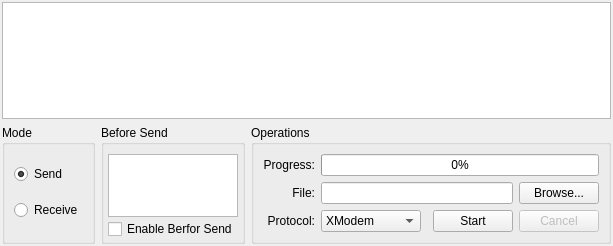
<?xml version="1.0" encoding="UTF-8"?>
<ui version="4.0">
 <class>FileTransferView</class>
 <widget class="QWidget" name="FileTransferView">
  <property name="geometry">
   <rect>
    <x>0</x>
    <y>0</y>
    <width>586</width>
    <height>246</height>
   </rect>
  </property>
  <property name="windowTitle">
   <string>Form</string>
  </property>
  <layout class="QVBoxLayout" name="verticalLayout_2">
   <property name="leftMargin">
    <number>2</number>
   </property>
   <property name="topMargin">
    <number>2</number>
   </property>
   <property name="rightMargin">
    <number>2</number>
   </property>
   <property name="bottomMargin">
    <number>2</number>
   </property>
   <item>
    <widget class="QTextEdit" name="textEdit">
     <property name="readOnly">
      <bool>true</bool>
     </property>
    </widget>
   </item>
   <item>
    <layout class="QHBoxLayout" name="horizontalLayout">
     <property name="spacing">
      <number>6</number>
     </property>
     <item>
      <widget class="QGroupBox" name="groupBox">
       <property name="sizePolicy">
        <sizepolicy hsizetype="Fixed" vsizetype="Preferred">
         <horstretch>0</horstretch>
         <verstretch>0</verstretch>
        </sizepolicy>
       </property>
       <property name="title">
        <string>Mode</string>
       </property>
       <layout class="QVBoxLayout" name="verticalLayout">
        <item>
         <widget class="QRadioButton" name="sendButton">
          <property name="text">
           <string>Send</string>
          </property>
          <property name="checked">
           <bool>true</bool>
          </property>
         </widget>
        </item>
        <item>
         <widget class="QRadioButton" name="receiveButton">
          <property name="text">
           <string>Receive</string>
          </property>
         </widget>
        </item>
       </layout>
      </widget>
     </item>
     <item>
      <widget class="QGroupBox" name="groupBox_2">
       <property name="title">
        <string>Before Send</string>
       </property>
       <layout class="QVBoxLayout" name="verticalLayout_3">
        <property name="spacing">
         <number>2</number>
        </property>
        <property name="leftMargin">
         <number>4</number>
        </property>
        <property name="rightMargin">
         <number>4</number>
        </property>
        <property name="bottomMargin">
         <number>2</number>
        </property>
        <item>
         <widget class="QTextEdit" name="beforeSendEdit">
          <property name="sizePolicy">
           <sizepolicy hsizetype="Expanding" vsizetype="Ignored">
            <horstretch>0</horstretch>
            <verstretch>0</verstretch>
           </sizepolicy>
          </property>
         </widget>
        </item>
        <item>
         <widget class="QCheckBox" name="enableBerforSendBox">
          <property name="sizePolicy">
           <sizepolicy hsizetype="Fixed" vsizetype="Fixed">
            <horstretch>0</horstretch>
            <verstretch>0</verstretch>
           </sizepolicy>
          </property>
          <property name="text">
           <string>Enable Berfor Send</string>
          </property>
         </widget>
        </item>
       </layout>
      </widget>
     </item>
     <item>
      <widget class="QGroupBox" name="groupBox_3">
       <property name="title">
        <string>Operations</string>
       </property>
       <layout class="QGridLayout" name="gridLayout_2">
        <item row="2" column="1">
         <widget class="QComboBox" name="protocolBox">
          <property name="sizePolicy">
           <sizepolicy hsizetype="Preferred" vsizetype="Fixed">
            <horstretch>0</horstretch>
            <verstretch>0</verstretch>
           </sizepolicy>
          </property>
          <property name="minimumSize">
           <size>
            <width>100</width>
            <height>0</height>
           </size>
          </property>
          <property name="styleSheet">
           <string notr="true">width: 100px</string>
          </property>
          <item>
           <property name="text">
            <string>XModem</string>
           </property>
          </item>
          <item>
           <property name="text">
            <string>YModem</string>
           </property>
          </item>
          <item>
           <property name="text">
            <string>ZModem</string>
           </property>
          </item>
         </widget>
        </item>
        <item row="1" column="0">
         <widget class="QLabel" name="label">
          <property name="sizePolicy">
           <sizepolicy hsizetype="Preferred" vsizetype="Preferred">
            <horstretch>0</horstretch>
            <verstretch>0</verstretch>
           </sizepolicy>
          </property>
          <property name="text">
           <string>File:</string>
          </property>
          <property name="alignment">
           <set>Qt::AlignRight|Qt::AlignTrailing|Qt::AlignVCenter</set>
          </property>
         </widget>
        </item>
        <item row="2" column="0">
         <widget class="QLabel" name="label_2">
          <property name="text">
           <string>Protocol:</string>
          </property>
          <property name="alignment">
           <set>Qt::AlignRight|Qt::AlignTrailing|Qt::AlignVCenter</set>
          </property>
         </widget>
        </item>
        <item row="2" column="4">
         <widget class="QPushButton" name="stopButton">
          <property name="enabled">
           <bool>false</bool>
          </property>
          <property name="sizePolicy">
           <sizepolicy hsizetype="Fixed" vsizetype="Fixed">
            <horstretch>0</horstretch>
            <verstretch>0</verstretch>
           </sizepolicy>
          </property>
          <property name="text">
           <string>Cancel</string>
          </property>
         </widget>
        </item>
        <item row="1" column="4">
         <widget class="QPushButton" name="browseButton">
          <property name="sizePolicy">
           <sizepolicy hsizetype="Fixed" vsizetype="Fixed">
            <horstretch>0</horstretch>
            <verstretch>0</verstretch>
           </sizepolicy>
          </property>
          <property name="text">
           <string>Browse...</string>
          </property>
         </widget>
        </item>
        <item row="0" column="0">
         <widget class="QLabel" name="label_3">
          <property name="sizePolicy">
           <sizepolicy hsizetype="Fixed" vsizetype="Preferred">
            <horstretch>0</horstretch>
            <verstretch>0</verstretch>
           </sizepolicy>
          </property>
          <property name="text">
           <string>Progress:</string>
          </property>
          <property name="alignment">
           <set>Qt::AlignRight|Qt::AlignTrailing|Qt::AlignVCenter</set>
          </property>
         </widget>
        </item>
        <item row="0" column="1" colspan="4">
         <widget class="QProgressBar" name="progressBar">
          <property name="value">
           <number>0</number>
          </property>
          <property name="alignment">
           <set>Qt::AlignCenter</set>
          </property>
         </widget>
        </item>
        <item row="1" column="1" colspan="3">
         <widget class="QLineEdit" name="pathBox"/>
        </item>
        <item row="2" column="3">
         <widget class="QPushButton" name="startButton">
          <property name="sizePolicy">
           <sizepolicy hsizetype="Fixed" vsizetype="Fixed">
            <horstretch>0</horstretch>
            <verstretch>0</verstretch>
           </sizepolicy>
          </property>
          <property name="text">
           <string>Start</string>
          </property>
         </widget>
        </item>
        <item row="2" column="2">
         <spacer name="horizontalSpacer">
          <property name="orientation">
           <enum>Qt::Horizontal</enum>
          </property>
          <property name="sizeHint" stdset="0">
           <size>
            <width>40</width>
            <height>20</height>
           </size>
          </property>
         </spacer>
        </item>
       </layout>
      </widget>
     </item>
    </layout>
   </item>
  </layout>
 </widget>
 <resources/>
 <connections/>
</ui>
